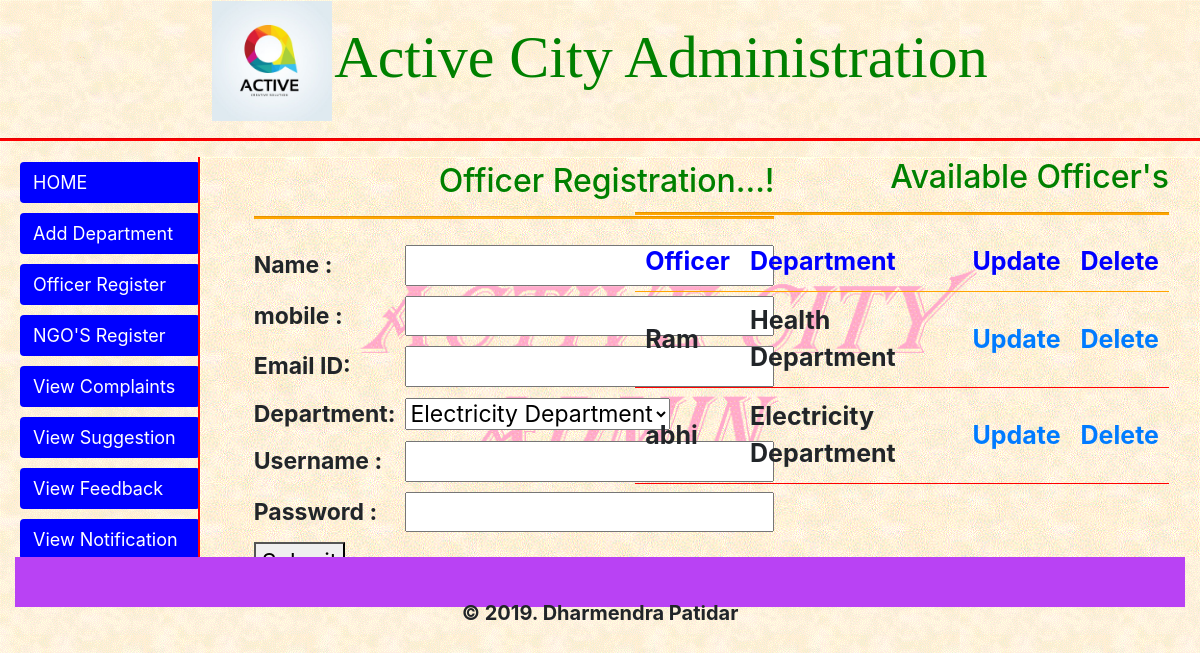
The app's page /Ac_Officer/officer_register/ (signed in) with its own data.
### Ac_Officer/models.py (models this page shows)
class Officer_Table(models.Model):
    officer_id = models.AutoField(primary_key=True)
    name = models.CharField(max_length=30)
    mobile = models.CharField(max_length=10)
    email = models.EmailField(max_length=100)
    dept_name = models.ForeignKey(Department_Table, on_delete=models.CASCADE)
    username = models.CharField(max_length=30)
    password = models.CharField(max_length=20)
    otp = models.CharField(max_length=10,default=False)
    status = models.CharField(max_length=20,default=False)

### Ac_Officer/views.py (the view)
# urls.py: path('officer_register/', views.officer_register, name='officer_register'),
def officer_register(request):
    try:
        username = request.session['username']
        qs = Department_Table.objects.all()
        qs2 = Officer_Table.objects.all()
        if request.method == "POST":
            name = request.POST.get('name')
            mobile = request.POST.get('mobile')
            email = request.POST.get('email')
            dept_name = request.POST.get('dept_name')
            username = request.POST.get('username')
            password = request.POST.get('password')
            one = name[0]
            two = int(mobile[0]) + int(mobile[-1])
            three = username[-3]
            four = password[3]
            otp = four + one + str(two) + three
            mess = send_otp(mobile, otp)
            import json
            d = json.loads(mess.text)
            if d['return']:
                Officer_Table(
                    name=name, mobile=mobile, email=email,dept_name_id=dept_name,otp=otp,
                    username=username, password=password,status='pendding').save()
                return render(request, 'ac_officer/officer_otp_check.html', {'message': 'Please enter your OTP'})
            else:
                return render(request, 'ac_officer/officer_otp_check.html',{'message': 'Please Enter valid mobile Number'})
        else:
            return render(request, 'ac_officer/officer_register.html', {'data': qs, 'data2': qs2})
    except KeyError:
        return redirect('admin_login')

### templates/ac_officer/officer_register.html (shortened to what this page needs)
<!DOCTYPE html>
{% extends 'ac_admin/admin_index.html' %}
{% block body %}
    <div class="container-fluid">
        <div class="row">
            <div class="col-sm-5">
            {% if up_name %}
                <form action="{% url 'update_officer' %}" method="post">
                    {% csrf_token %}
                    <table class="officer-table">
                        <tr>
                            <th colspan="2"><h2>Update Officer...!</h2><hr class="hr2"></th>
                        </tr>
                    {% for v in up_name %}
                        <tr>
                            <th>Name :</th>
                            <th>
                                <input type="text" name="new_name" value="{{ v.name }}" required>
                                <input type="hidden" name="name" value="{{ v.name }}"></th>
                        </tr>
                        <tr>
                            <th>mobile :</th>
                            <th><input type="number" name="mobile" value="{{ v.mobile }}" required></th>
                        </tr>
                        <tr>
                            <th>Email ID:</th>
                            <th><input type="email" name="email" value="{{ v.email }}" required></th>
                        </tr>
                        <tr>
                            <th>Department:</th>
                            <th>
                                <select name="dept_name">
                                    {% for data in data %}
                                        <option>{{ data.dept_name }}</option>
                                    {% endfor %}
                                </select>
                            </th>
                        </tr>
                        <tr>
                            <th>Username :</th>
                            <th><input type="text" name="username" value="{{ v.username }}" required></th>
                        </tr>
                        <tr>
                            <th>Password :</th>
                            <th><input type="password" name="password" value="{{ v.password }}" required></th>
                        </tr>
                    {% endfor %}
                        <tr>
                            <th><button type="submit">Submit</button> </th>
                            <th></th>
                        </tr>
                    </table>
                </form>
            {% else %}
                <form action="{% url 'officer_register' %}" method="post">
                    <table class="officer-table">
                        <tr>
                            <th colspan="2" class="off"><h2>Officer Registration...!</h2><hr class="hr2"></th>
                        </tr>
                        <tr>
                            <th>Name :</th>
                            <th><input type="text" name="name" required></th>
                        </tr>
                        <tr>
                            <th>mobile :</th>
                            <th><input type="number" name="mobile" required></th>
                        </tr>
                        <tr>
                            <th>Email ID:</th>
                            <th><input type="email" name="email" required></th>
                        </tr>
                        <tr>
                            <th>Department:</th>
                            <th>
                                <select name="dept_name">
                                    {% for data in data %}
                                        <option>{{ data.dept_name }}</option>
                                    {% endfor %}
                                </select>
                            </th>
                        </tr>
                        <tr>
                            <th>Username :</th>
                            <th><input type="text" name="username" required></th>
                        </tr>
                        <tr>
                            <th>Password :</th>
                            <th><input type="password" name="password" required></th>
                        </tr>
                        <tr>
                            <th><button type="submit">Submit</button> </th>
                            <th></th>
                        </tr>
                    </table>
                </form>
            {% endif %}
            </div>
            <div class="col-sm-7">
                <form>
                <table>
                    <tr>
                        <th colspan="2"><h2>Available Officer's</h2><hr class="hr2"> </th>
                    </tr>
                    <tr>
                        <th>
                            <table class="officer-details-table">
                                    <tr>
                                        <th>Officer</th>
                                        <th>Department</th>
                                        <th>Update</th>
                                        <th>Delete</th>
                                    </tr>
                                {% for obj in data2 %}
                                    <tr>
                                        <td>{{ obj.name }}</td>
                                        <td>{{ obj.dept_name_id }}</td>
                                        <td><a href="{% url 'update_officer' %}?name={{ obj.name }}">Update</a> </td>
                                        <td><a href="{% url 'delete_officer' %}?name={{ obj.name }}">Delete</a> </td>
                                    </tr>
                                {% endfor %}
                            </table>
                        </th>
                    </tr>
                </table>
                </form>
            </div>
        </div>
    </div>
{% endblock %}

### records on screen
Officer_Table: name "Ram", dept_name_id "Health Department"
Officer_Table: name "abhi", dept_name_id "Electricity Department"

### other values on screen
form field dept_name "Electricity Department"
